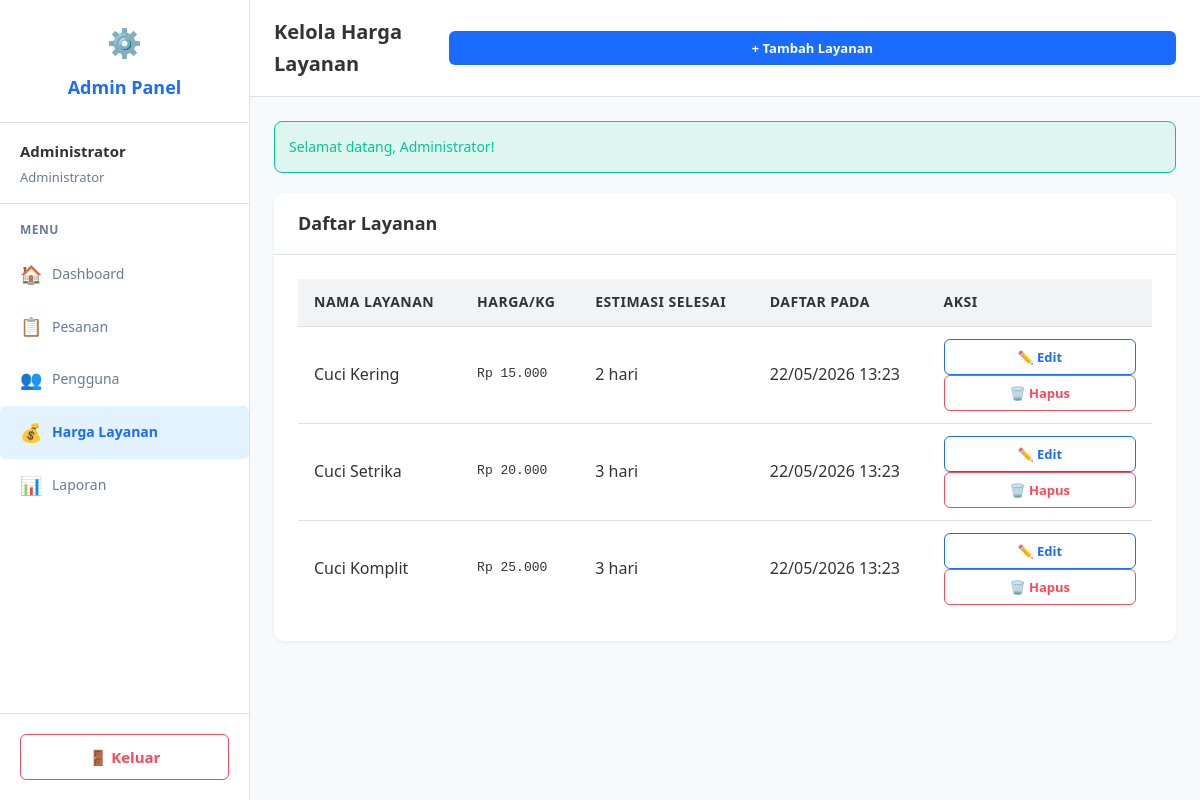
Page /admin/pricing.php (signed in) on the committed database.
### tables this page shows
CREATE TABLE IF NOT EXISTS services (
    id INT AUTO_INCREMENT PRIMARY KEY,
    name VARCHAR(100) NOT NULL,
    price_per_kg DECIMAL(10,2) NOT NULL,
    estimated_days INT NOT NULL,
    created_at TIMESTAMP DEFAULT CURRENT_TIMESTAMP
);

### admin/pricing.php (the view, shortened to what this page needs)
<?php
require_once __DIR__ . '/../config/database.php';
require_once __DIR__ . '/../includes/functions.php';
$services = $pdo->query("SELECT id, name, price_per_kg, estimated_days, created_at FROM services ORDER BY created_at DESC")->fetchAll();
?>
<!DOCTYPE html>
<html lang="id">
<head>
    <link rel="stylesheet" href="<?= APP_URL ?>/assets/css/style.css">
</head>
<body>
<div class="layout">
    <aside class="sidebar">
        <div class="sidebar-logo"><div class="logo-icon">⚙️</div><div class="logo-text">Admin Panel</div></div>
        <div class="sidebar-user"><div class="user-name"><?= sanitize($_SESSION['admin_name']) ?></div><div class="user-role">Administrator</div></div>
        <nav class="sidebar-nav">
            <div class="nav-section">Menu</div>
            <a href="<?= APP_URL ?>/admin/dashboard.php" class="nav-item"><span class="nav-icon">🏠</span> Dashboard</a>
            <a href="<?= APP_URL ?>/admin/requests.php" class="nav-item"><span class="nav-icon">📋</span> Pesanan</a>
            <a href="<?= APP_URL ?>/admin/users.php" class="nav-item"><span class="nav-icon">👥</span> Pengguna</a>
            <a href="<?= APP_URL ?>/admin/pricing.php" class="nav-item active"><span class="nav-icon">💰</span> Harga Layanan</a>
            <a href="<?= APP_URL ?>/admin/reports.php" class="nav-item"><span class="nav-icon">📊</span> Laporan</a>
        </nav>
        <div class="sidebar-footer">
            <a href="<?= APP_URL ?>/logout.php" class="btn btn-outline btn-block" style="color:#ff4757;border-color:#ff4757">🚪 Keluar</a>
        </div>
    </aside>
    <div class="main-content">
        <div class="topbar">
            <div class="topbar-title">Kelola Harga Layanan</div>
            <button onclick="showAddServiceModal()" class="btn btn-primary btn-sm">+ Tambah Layanan</button>
        </div>
        <div class="page-content">
            <?php showFlash(); ?>
            <div class="card">
                <div class="card-header"><div class="card-title">Daftar Layanan</div></div>
                <div class="card-body">
                    <?php if (empty($services)): ?>
                        <div class="empty-state"><div class="empty-icon">💰</div><p>Belum ada layanan terdaftar.</p></div>
                    <?php else: ?>
                        <table>
                            <thead>
                                <tr>
                                    <th>Nama Layanan</th>
                                    <th>Harga/kg</th>
                                    <th>Estimasi Selesai</th>
                                    <th>Daftar Pada</th>
                                    <th>Aksi</th>
                                </tr>
                            </thead>
                            <tbody>
                                <?php foreach ($services as $service): ?>
                                    <tr>
                                        <td><?= sanitize($service['name']) ?></td>
                                        <td class="price-cell"><?= formatRupiah($service['price_per_kg']) ?></td>
                                        <td><?= $service['estimated_days'] ?> hari</td>
                                        <td><?= formatDateTime($service['created_at']) ?></td>
                                        <td>
                                            <button class="btn btn-outline btn-sm action-btn" onclick="showEditServiceModal(<?= $service['id'] ?>, '<?= addslashes($service['name']) ?>', <?= $service['price_per_kg'] ?>, <?= $service['estimated_days'] ?>)">
                                                ✏️ Edit
                                            </button>
                                            <button class="btn btn-outline btn-sm action-btn" style="color:#ff4757;border-color:#ff4757" onclick="if(confirm('Yakin ingin menghapus layanan ini?')){ document.getElementById('delete-service-form-<?= $service['id'] ?>').submit(); }">
                                                🗑️ Hapus
                                            </button>
                                        </td>
                                    </tr>
                                <?php endforeach; ?>
                            </tbody>
                        </table>
                    <?php endif; ?>
                </div>
            </div>
        </div>
    </div>
</div>
</body>
</html>

### includes/functions.php (shortened to what this page needs)
<?php
function showFlash() {
    if (!empty($_SESSION['flash'])) {
        foreach ($_SESSION['flash'] as $key => $value) {
            $class = $key === 'success' ? 'alert-success' : 'alert-error';
            echo "<div class=\"alert $class\">";
            echo htmlspecialchars($value, ENT_QUOTES, 'UTF-8');
            echo "</div>";
        }
    }
}
function sanitize($value) {
    return htmlspecialchars($value, ENT_QUOTES, 'UTF-8');
}
function formatRupiah($amount) {
    return 'Rp ' . number_format($amount, 0, ',', '.');
}
function formatDateTime($datetime) {
    return date('d/m/Y H:i', strtotime($datetime));
}

### assets/css/style.css (style rules this page uses)
:root { --primary: #1a6bff; --primary-light: #e3f2ff; --secondary: #00c896; --gray: #6b7a99; --gray-light: #f8f9fa; --gray-lighter: #f1f3f5; --border: #dee2e6; --success: #00c896; --error: #ff4757; --warning: #ffa502; --info: #1a6bff; }
* { box-sizing: border-box; margin: 0; padding: 0; }
body { font-family: 'Segoe UI', Tahoma, Geneva, Verdana, sans-serif; background-color: var(--gray-light); color: #333; line-height: 1.6; }
a { text-decoration: none; color: inherit; }
button, input, select, textarea { font-family: inherit; }
.alert { padding: 12px 16px; border-radius: 6px; margin-bottom: 16px; display: flex; align-items: center; }
.alert-success { background-color: rgba(0, 200, 150, 0.1); border: 1px solid var(--success); color: var(--success); }
.layout { display: flex; min-height: 100vh; }
aside.sidebar { width: 250px; background-color: white; border-right: 1px solid var(--border); display: flex; flex-direction: column; }
.sidebar-logo { padding: 20px; text-align: center; border-bottom: 1px solid var(--border); }
.sidebar-logo .logo-icon { font-size: 28px; margin-bottom: 8px; display: block; }
.sidebar-logo .logo-text { font-weight: 600; font-size: 18px; color: var(--primary); }
.sidebar-user { padding: 16px 20px; border-bottom: 1px solid var(--border); }
.sidebar-user .user-name { font-weight: 600; font-size: 15px; margin-bottom: 4px; }
.sidebar-user .user-role { font-size: 13px; color: var(--gray); }
.sidebar-nav { flex-grow: 1; }
.nav-section { padding: 16px 20px 8px; font-size: 12px; text-transform: uppercase; letter-spacing: 0.5px; color: var(--gray); font-weight: 600; }
.nav-item { display: flex; align-items: center; padding: 12px 20px; color: var(--gray); font-size: 14px; font-weight: 500; border-radius: 6px; transition: background-color 0.2s, color 0.2s; }
.nav-item.active { background-color: var(--primary-light); color: var(--primary); font-weight: 600; }
.nav-item .nav-icon { margin-right: 12px; font-size: 18px; width: 20px; text-align: center; }
.sidebar-footer { padding: 20px; border-top: 1px solid var(--border); }
.main-content { flex-grow: 1; display: flex; flex-direction: column; }
.topbar { padding: 16px 24px; background-color: white; border-bottom: 1px solid var(--border); display: flex; justify-content: space-between; align-items: center; }
.topbar-title { font-size: 20px; font-weight: 600; color: #333; }
.page-content { flex-grow: 1; padding: 24px; overflow-y: auto; }
.card { background-color: white; border-radius: 10px; box-shadow: 0 2px 4px rgba(0,0,0,0.05); margin-bottom: 24px; overflow: hidden; }
.card-header { padding: 16px 24px; border-bottom: 1px solid var(--border); display: flex; justify-content: space-between; align-items: center; }
.card-header .card-title { font-size: 18px; font-weight: 600; color: #333; }
.card-body { padding: 24px; }
.btn { display: inline-flex; align-items: center; justify-content: center; padding: 10px 16px; font-size: 14px; font-weight: 500; border-radius: 6px; cursor: pointer; transition: all 0.2s; border: none; white-space: nowrap; }
.btn-primary { background-color: var(--primary); color: white; }
.btn-outline { border: 1.5px solid var(--primary); color: var(--primary); background-color: transparent; }
.btn-block { width: 100%; }
.btn-sm { padding: 6px 12px; font-size: 13px; }
table { width: 100%; border-collapse: collapse; }
th, td { padding: 12px 16px; text-align: left; border-bottom: 1px solid var(--border); }
th { background-color: var(--gray-lighter); font-weight: 600; font-size: 14px; text-transform: uppercase; letter-spacing: 0.5px; }
tbody tr:last-child td { border-bottom: none; }
.logo-icon { font-size:42px; margin-bottom:10px; display:block; }
.logo-text { font-size:30px; font-weight:700; color:var(--primary); }
.btn { width:100%; padding:12px; border:none; border-radius:8px; background:var(--primary); color:white; font-size:15px; font-weight:600; cursor:pointer; transition:0.2s; }
.alert { padding:14px; border-radius:8px; margin-bottom:20px; font-size:14px; display:flex; align-items:center; }
.alert-success { background:rgba(0,200,150,0.1); border:1px solid var(--success); color:var(--success); }

### rows in the picture
services: name "Cuci Kering", price_per_kg "Rp 15.000", estimated_days "2", created_at "22/05/2026 13:23"
services: name "Cuci Setrika", price_per_kg "Rp 20.000", estimated_days "3", created_at "22/05/2026 13:23"
services: name "Cuci Komplit", price_per_kg "Rp 25.000", estimated_days "3", created_at "22/05/2026 13:23"

### other values in the picture
$_SESSION['admin_name'] "Administrator"
$value "Selamat datang, Administrator!"
